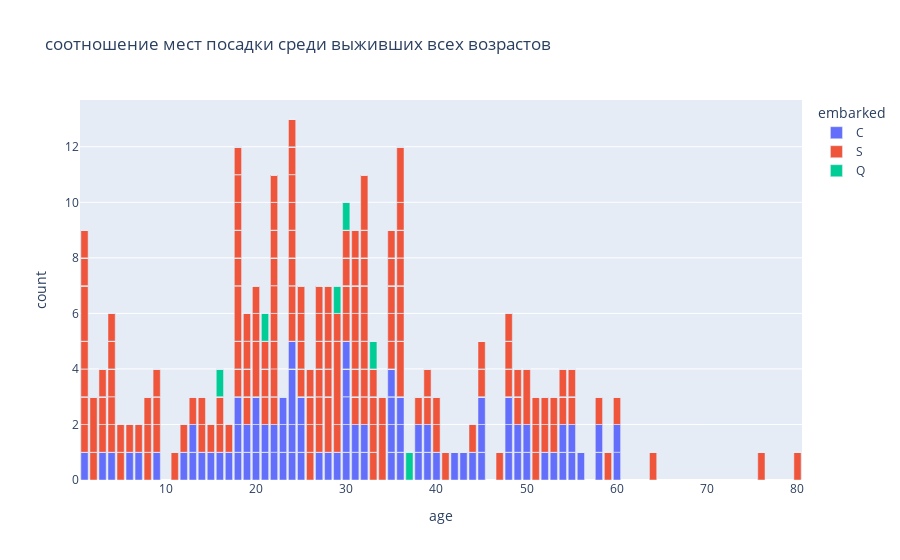

Notebook code cell kept with this figure:
### Markdown cell above
bar chart, где отобразим соотношение мест посадки среди выживших всех возрастов.

### Code cell
survived_embarked = data[data['survived'] == 1].groupby(['age', "embarked", "fare"]).size().reset_index(name='count')
fig = px.bar(survived_embarked, x="age", y="count", color="embarked", title="соотношение мест посадки среди выживших всех возрастов")
fig.show()

### Figure 1 — Plotly figure (JSON) as saved in the notebook; plotly's stock layout.template omitted (floating-point values rounded to 4 significant figures; data arrays with more than 128 entries replaced by an {"elided": "..."} marker saying what was removed)
{"data": [{"alignmentgroup": "True", "hovertemplate": "embarked=C<br>age=%{x}<br>count=%{y}<extra></extra>", "legendgroup": "C", "marker": {"color": "#636efa", "pattern": {"shape": ""}}, "name": "C", "offsetgroup": "C", "orientation": "v", "showlegend": true, "textposition": "auto", "type": "bar", "x": {"elided": "8940 int values"}, "xaxis": "x", "y": {"elided": "8940 int values"}, "yaxis": "y"}, {"alignmentgroup": "True", "hovertemplate": "embarked=S<br>age=%{x}<br>count=%{y}<extra></extra>", "legendgroup": "S", "marker": {"color": "#EF553B", "pattern": {"shape": ""}}, "name": "S", "offsetgroup": "S", "orientation": "v", "showlegend": true, "textposition": "auto", "type": "bar", "x": {"elided": "8940 int values"}, "xaxis": "x", "y": {"elided": "8940 int values"}, "yaxis": "y"}, {"alignmentgroup": "True", "hovertemplate": "embarked=Q<br>age=%{x}<br>count=%{y}<extra></extra>", "legendgroup": "Q", "marker": {"color": "#00cc96", "pattern": {"shape": ""}}, "name": "Q", "offsetgroup": "Q", "orientation": "v", "showlegend": true, "textposition": "auto", "type": "bar", "x": {"elided": "8940 int values"}, "xaxis": "x", "y": {"elided": "8940 int values"}, "yaxis": "y"}], "layout": {"barmode": "relative", "legend": {"title": {"text": "embarked"}, "tracegroupgap": 0}, "title": {"text": "соотношение мест посадки среди выживших всех возрастов"}, "xaxis": {"anchor": "y", "domain": [0, 1], "title": {"text": "age"}}, "yaxis": {"anchor": "x", "domain": [0, 1], "title": {"text": "count"}}}}
